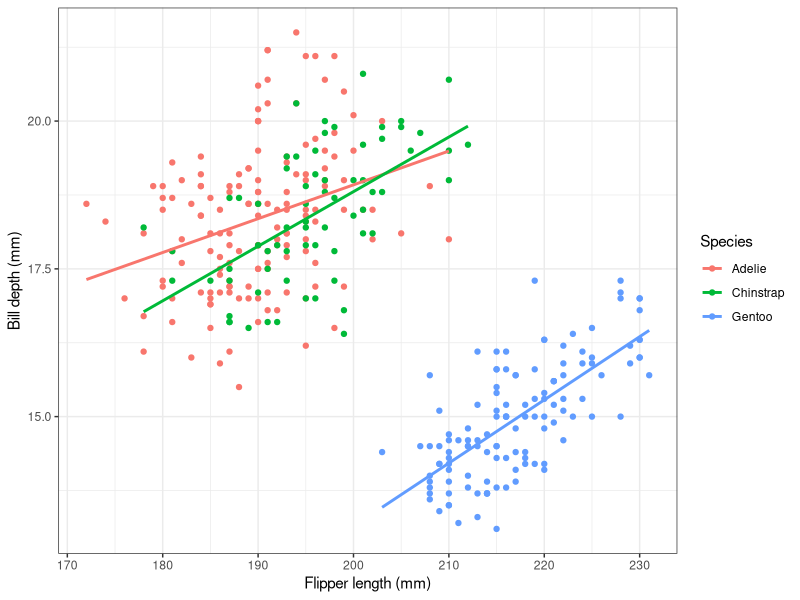
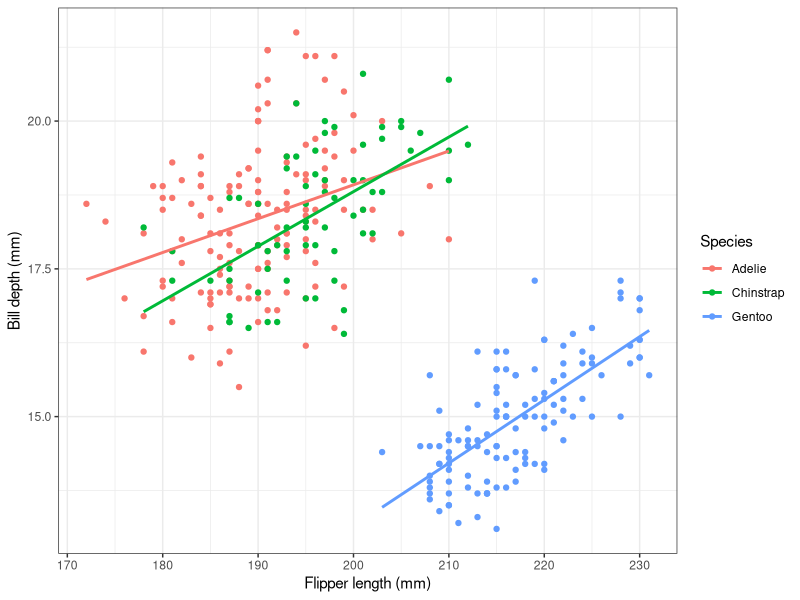

Recreate these plots in R, in order.
## ---- chunk 1
# It's a good idea to load all packages in one chunk
library(tidyverse)
## ---- chunk 2
ggplot(penguins, aes(x = flipper_len, y = bill_dep, color = species)) +
  geom_point() +
  geom_smooth(method = "lm", se = FALSE) +
  labs(
    x = "Flipper length (mm)",
    y = "Bill depth (mm)",
    color = "Species"
  ) +
  theme_bw()

# This will save the plot in the figures folder so you can add it to your paper or presentation
ggsave("figures/penguins-regression-plot.png", width = 4, height = 4, units = "in")
## ---- chunk 3
penguins |> 
  group_by(species) |> 
  summarize(
    mean(bill_dep, na.rm = TRUE), 
    sd(bill_dep, na.rm = TRUE), 
    n()
  ) |> 
  knitr::kable(
    col.names = c(
      "Species",
      "Mean", 
      "Standard Deviation", 
      "Number"
    )
  )
